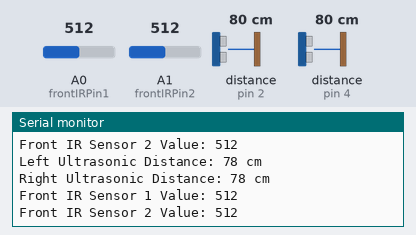
A sketch run on a simulated Arduino Uno, built with avr-gcc and run on an emulated ATmega328P. On the bench: the last lines printed to the serial monitor. Wiring (inferred from the names in the program): 2 × ultrasonic range finder: trigger pin 3, echo pin 2 / trigger pin 5, echo pin 4. The test bench sets the inputs (shaded band); at power-on: distance to the obstacle (sensors on pin 2, pin 4) 80 cm, A0 (frontIRPin1) = 512, A1 (frontIRPin2) = 512. The echo pulse lasts 58.3 µs per cm.

Above: at 1.8 s.
1.9 s: distance to the obstacle (sensor on pin 2) set to 2 cm
3.4 s: distance to the obstacle (sensor on pin 4) set to 299 cm
At 4.8 s:
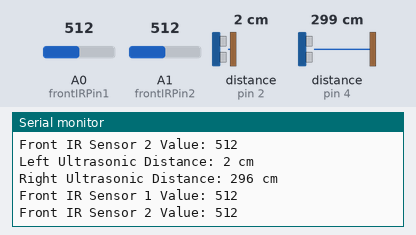
7.6 s: distance to the obstacle (sensor on pin 4) set to 2 cm
At 9.5 s:
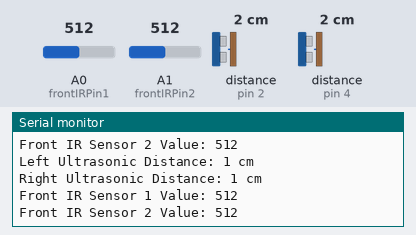
11.8 s: A0 (frontIRPin1) set to 716
At 12.7 s:
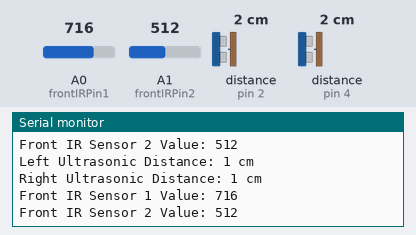
13.3 s: A1 (frontIRPin2) set to 716
At 14.5 s:
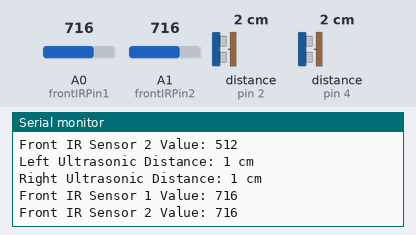
14.8 s: distance to the obstacle (sensor on pin 2) set to 4 cm
Timing chart, 0 to 17.3 s (numbered marks = the images above; inputs shaded):
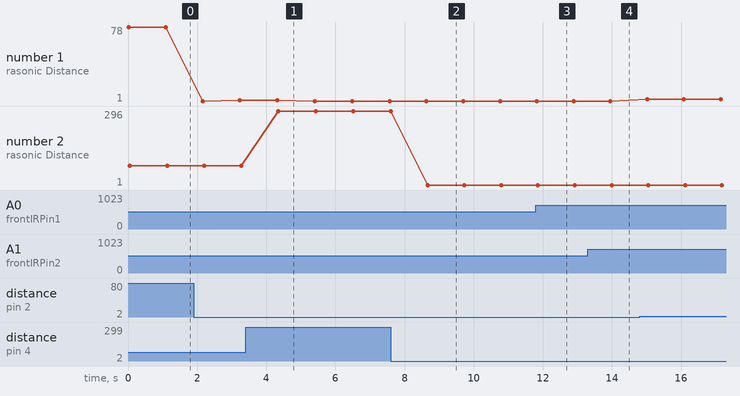

The sketch:

Sensor_Check.ino
```cpp
// Define the pins for ultrasonic sensors
const int trigPin1 = 3;  // Trigger pin for left ultrasonic sensor
const int echoPin1 = 2;  // Echo pin for left ultrasonic sensor

const int trigPin2 = 5;  // Trigger pin for right ultrasonic sensor
const int echoPin2 = 4;  // Echo pin for right ultrasonic sensor

// Define the pins for IR sensors
const int frontIRPin1 = A0;  // First front IR sensor (GP2Y0E02A)
const int frontIRPin2 = A1;  // Second front IR sensor (GP2Y0E02A)

// Function to read the distance from an ultrasonic sensor
long readUltrasonicDistance(int trigPin, int echoPin)
{
  // Ensure the trigger pin is low for a short time to start
  digitalWrite(trigPin, LOW);
  delayMicroseconds(2);

  // Send a 10 microsecond pulse to trigger the ultrasonic sensor
  digitalWrite(trigPin, HIGH);
  delayMicroseconds(10); // 10 microsecond pulse
  digitalWrite(trigPin, LOW);

  // Measure the duration of the echo pulse
  long duration = pulseIn(echoPin, HIGH);

  // Calculate the distance based on the speed of sound
  long distance = duration * 0.034 / 2; // Distance in cm
  return distance;
}

// Function to read the value from an IR sensor
int readIRSensor(int pin)
{
  return analogRead(pin);  // Returns a value between 0 and 1023 (distance depends on sensor)
}

void setup()
{
  // Initialize serial communication
  Serial.begin(9600);
  Serial.println("Sensor Test Started");

  // Initialize ultrasonic sensor pins
  pinMode(trigPin1, OUTPUT);
  pinMode(echoPin1, INPUT);
  pinMode(trigPin2, OUTPUT);
  pinMode(echoPin2, INPUT);
}

void loop()
{
  // Read distances from ultrasonic sensors
  long leftUltrasonicDistance = readUltrasonicDistance(trigPin1, echoPin1);
  long rightUltrasonicDistance = readUltrasonicDistance(trigPin2, echoPin2);

  // Read values from IR sensors
  int frontIRValue1 = readIRSensor(frontIRPin1);
  int frontIRValue2 = readIRSensor(frontIRPin2);

  // Output the sensor values to the Serial Monitor
  Serial.print("Left Ultrasonic Distance: ");
  Serial.print(leftUltrasonicDistance);
  Serial.println(" cm");

  Serial.print("Right Ultrasonic Distance: ");
  Serial.print(rightUltrasonicDistance);
  Serial.println(" cm");

  Serial.print("Front IR Sensor 1 Value: ");
  Serial.println(frontIRValue1);

  Serial.print("Front IR Sensor 2 Value: ");
  Serial.println(frontIRValue2);

  // Small delay before the next reading to make the output easier to read
  delay(1000);  // Wait 1 second between readings
}
```

Measured:
- after the input at 3.4 s, the serial monitor: prints a new line after 0.95 s (image 1)
- after the input at 7.6 s, the serial monitor: prints a new line after 1.1 s (image 2)
- after the input at 11.8 s, the serial monitor: prints a new line after 0.09 s (image 3)
- after the input at 13.3 s, the serial monitor: prints a new line after 0.75 s (image 4)
- plotted number 1: 1 → 3 after the input at 14.8 s
- plotted number 2: 78 → 296 after the input at 3.4 s
